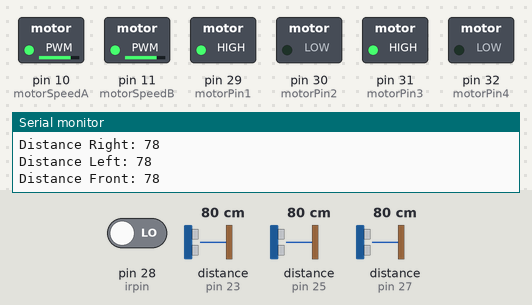
The sketch below on a simulated Arduino Mega 2560, built with avr-gcc and run on an emulated ATmega2560. Shown: switched loads named in the sketch (green lamp = pin HIGH), the last lines printed to the serial monitor. Wiring (inferred from the names in the program): 3 × ultrasonic range finder: trigger pin 22, echo pin 23 / trigger pin 24, echo pin 25 / trigger pin 26, echo pin 27. Inputs (shaded band) come from the test bench; at power-on: distance to the obstacle (sensors on pin 23, pin 25, pin 27) 80 cm, pin 28 (irpin) LOW. The echo pulse lasts 58.3 µs per cm; pins used as bus, display or sensor lines are not drawn.

Above: at 1.2 s.
1.3 s: distance to the obstacle (sensor on pin 23) set to 19 cm
2.8 s: distance to the obstacle (sensor on pin 23) set to 15 cm
At 3.5 s:
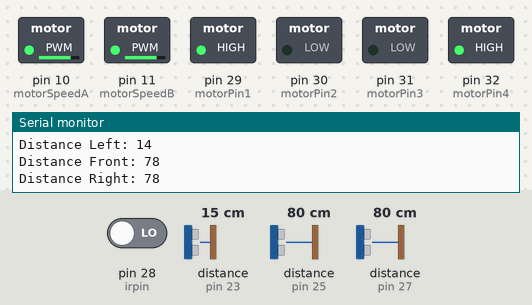
4.3 s: pin 28 (irpin) driven HIGH
At 5.4 s:
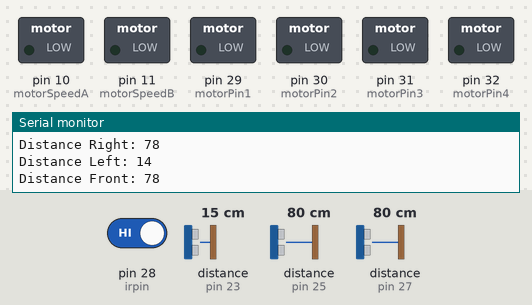
Timing chart, 0 to 7.3 s (numbered marks = the images above; inputs shaded):
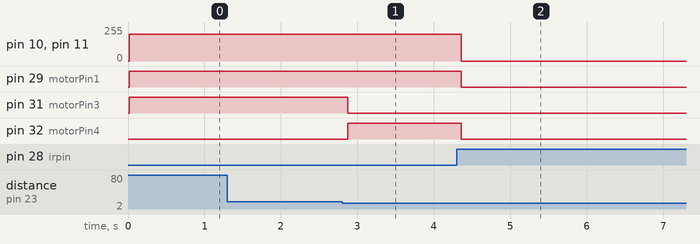

The sketch:

mafuf.ino
```cpp
// Defining the pins for Ultrasonic Sensors
const int trigPin1 = 22; // Updated for Arduino Mega
const int echoPin1 = 23; // Updated for Arduino Mega
const int trigPin2 = 24; // Updated for Arduino Mega
const int echoPin2 = 25; // Updated for Arduino Mega
const int trigPin3 = 26; // Updated for Arduino Mega
const int echoPin3 = 27; // Updated for Arduino Mega

// Defining the IR sensor pin
int irpin = 28; // Updated for Arduino Mega
char command; // For Bluetooth command

// Motor pins
const int motorPin1 = 29; // Updated for Arduino Mega
const int motorPin2 = 30; // Updated for Arduino Mega
const int motorPin3 = 31; // Updated for Arduino Mega
const int motorPin4 = 32; // Updated for Arduino Mega
const int motorSpeedA = 10; // Updated for Arduino Mega
const int motorSpeedB = 11; // Updated for Arduino Mega

// Defining variables for sensor readings
long duration1, duration2, duration3;
int distanceleft, distancefront, distanceright;
int a = 0;
int speed = 200; // Initial speed (range 0-255)
bool manualMode = false; // Flag for mode selection

void setup() {
  Serial.begin(9600); // Initialize serial communication

  // Initialize ultrasonic sensor pins
  pinMode(trigPin1, OUTPUT);
  pinMode(trigPin2, OUTPUT);
  pinMode(trigPin3, OUTPUT);
  pinMode(echoPin1, INPUT);
  pinMode(echoPin2, INPUT);
  pinMode(echoPin3, INPUT);

  // Initialize IR sensor and motor control pins
  pinMode(irpin, INPUT);
  pinMode(motorPin1, OUTPUT);
  pinMode(motorPin2, OUTPUT);
  pinMode(motorPin3, OUTPUT);
  pinMode(motorPin4, OUTPUT);
  pinMode(motorSpeedA, OUTPUT);
  pinMode(motorSpeedB, OUTPUT);
}

void loop() {
  // Check for Bluetooth commands
  if (Serial.available() > 0) {
    command = Serial.read();
    if (command == 'V') {
      manualMode = true; // Enable manual mode
      Serial.println("Manual Mode");
    } else if (command == 'v') {
      manualMode = false; // Enable autonomous mode
      Serial.println("Autonomous Mode");
    } else if (manualMode) {
      controlRobot(command);
      return; // Skip autonomous control while in manual mode
    }
  }

  // Autonomous control logic
  if (!manualMode) {
    // Read distance from ultrasonic sensor 1 (left)
    distanceleft = getDistance(trigPin1, echoPin1);
    Serial.print("Distance Left: ");
    Serial.println(distanceleft);

    // Read distance from ultrasonic sensor 2 (front)
    distancefront = getDistance(trigPin2, echoPin2);
    Serial.print("Distance Front: ");
    Serial.println(distancefront);

    // Read distance from ultrasonic sensor 3 (right)
    distanceright = getDistance(trigPin3, echoPin3);
    Serial.print("Distance Right: ");
    Serial.println(distanceright);

    // Read IR sensor value
    int s = digitalRead(irpin);

    if (s == HIGH) {
      // Detected hole or edge, stop the robot
      stopRobot();
      a = 1;
    } else if ((a == 0) && (distanceleft <= 15 && distancefront > 15 && distanceright <= 15) ||
               (a == 0) && (distanceleft > 15 && distancefront > 15 && distanceright > 15)) {
      // Move forward
      moveForward();
    } else if ((a == 1) && (distanceleft <= 15 && distancefront <= 15 && distanceright > 15) ||
               (distanceleft <= 15 && distancefront > 15 && distanceright > 15)) {
      // Turn left
      turnLeft();
      a = 0;
    } else if ((distanceleft > 15 && distancefront <= 15 && distanceright <= 15) ||
               (distanceleft > 15 && distancefront > 15 && distanceright <= 15) ||
               (distanceleft > 15 && distancefront <= 15 && distanceright > 15)) {
      // Turn right
      turnRight();
    }
  }

  delay(100); // Small delay to stabilize readings
}

// Function to get distance from ultrasonic sensor
int getDistance(int trigPin, int echoPin) {
  digitalWrite(trigPin, LOW);
  delayMicroseconds(2);
  digitalWrite(trigPin, HIGH);
  delayMicroseconds(10);
  digitalWrite(trigPin, LOW);

  long duration = pulseIn(echoPin, HIGH);
  int distance = duration * 0.034 / 2;
  return distance;
}

// Function to move the robot forward
void moveForward() {
  analogWrite(motorSpeedA, speed);
  analogWrite(motorSpeedB, speed);
  digitalWrite(motorPin1, HIGH);
  digitalWrite(motorPin2, LOW);
  digitalWrite(motorPin3, HIGH);
  digitalWrite(motorPin4, LOW);
}

// Function to turn the robot left
void turnLeft() {
  analogWrite(motorSpeedA, speed);
  analogWrite(motorSpeedB, speed);
  digitalWrite(motorPin1, HIGH);
  digitalWrite(motorPin2, LOW);
  digitalWrite(motorPin3, LOW);
  digitalWrite(motorPin4, HIGH);
  delay(100);
}

// Function to turn the robot right
void turnRight() {
  analogWrite(motorSpeedA, speed);
  analogWrite(motorSpeedB, speed);
  digitalWrite(motorPin1, LOW);
  digitalWrite(motorPin2, HIGH);
  digitalWrite(motorPin3, HIGH);
  digitalWrite(motorPin4, LOW);
}

// Function to stop the robot
void stopRobot() {
  analogWrite(motorSpeedA, 0);
  analogWrite(motorSpeedB, 0);
  digitalWrite(motorPin1, LOW);
  digitalWrite(motorPin2, LOW);
  digitalWrite(motorPin3, LOW);
  digitalWrite(motorPin4, LOW);
}

// Function to control the robot via Bluetooth
void controlRobot(char command) {
  switch (command) {
    case 'F':
      moveForward();
      break;
    case 'L':
      turnLeft();
      break;
    case 'R':
      turnRight();
      break;
    case 'S':
      stopRobot();
      break;
    case '1':
      speed = 100; // Low speed
      break;
    case '2':
      speed = 150; // Medium speed
      break;
    case '3':
      speed = 200; // High speed
      break;
    case '4':
      speed = 255; // Max speed
      break;
    default:
      stopRobot();
      break;
  }
}
```

Measured:
- the behaviour switches between 17 and 16 cm on distance to the obstacle (sensor on pin 23) (found by bisection; images 0 and 1)
- after the input at 2.8 s, pin 31 (motorPin3): HIGH → LOW after 0.07 s; pin 32 (motorPin4): LOW → HIGH after 0.07 s
- after the input at 4.3 s, pin 10 (motorSpeedA), pin 11 (motorSpeedB): 200/255 → 0/255 after 0.06 s; pin 29 (motorPin1), pin 32 (motorPin4): HIGH → LOW after 0.06 s
